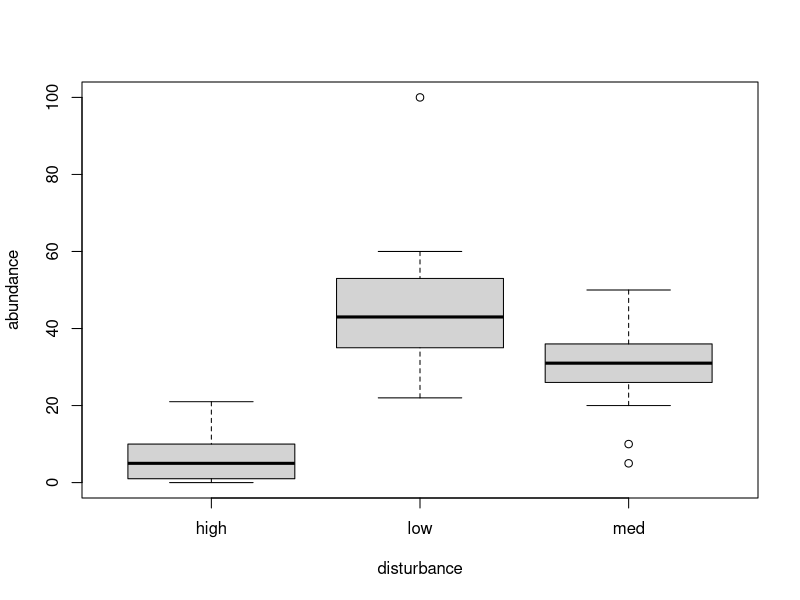
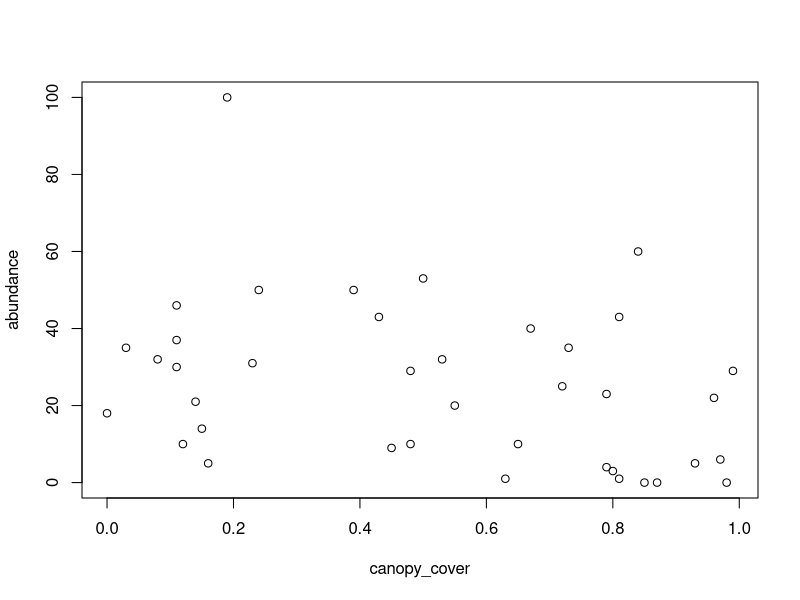
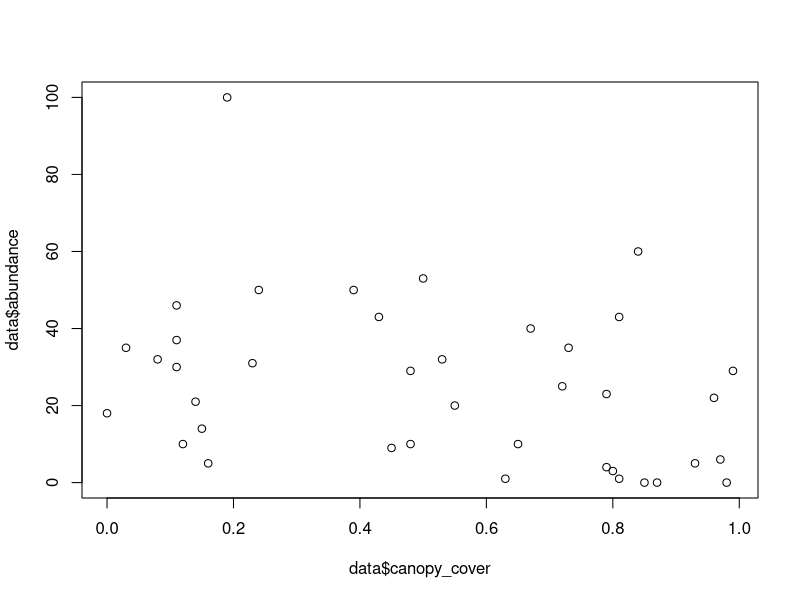
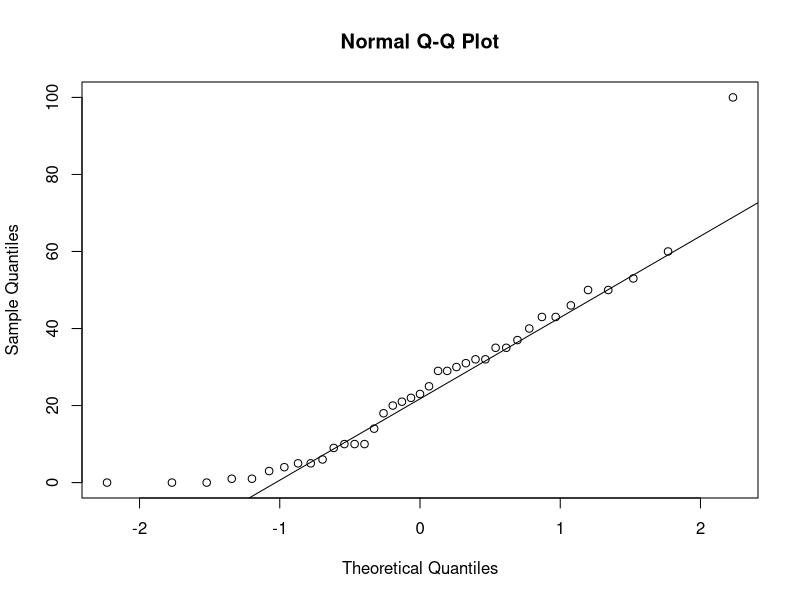
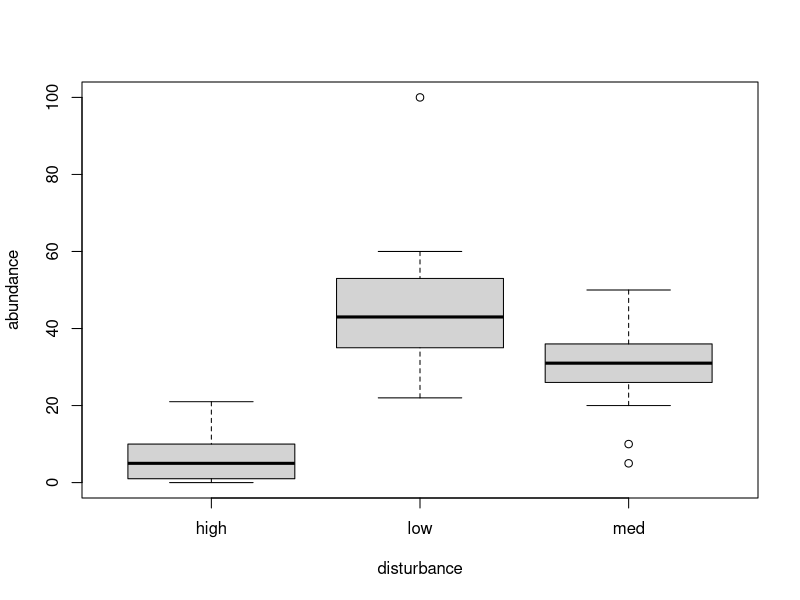
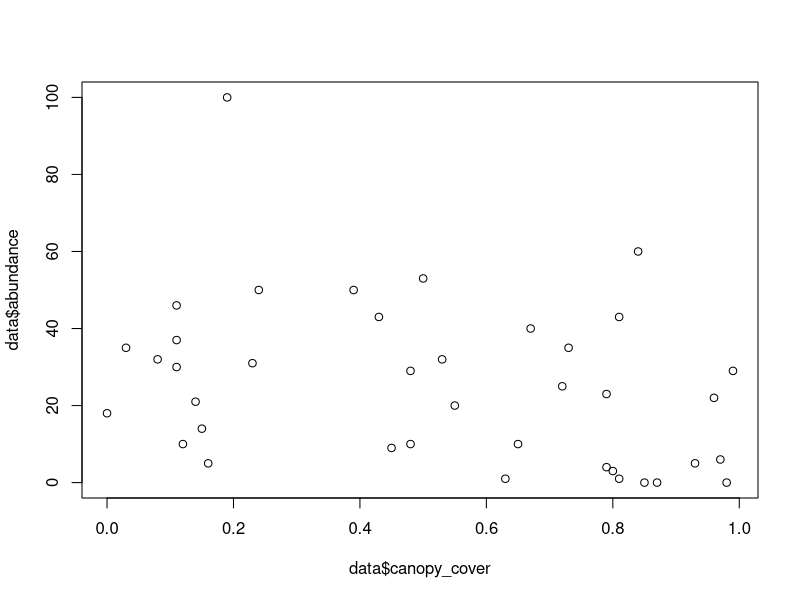
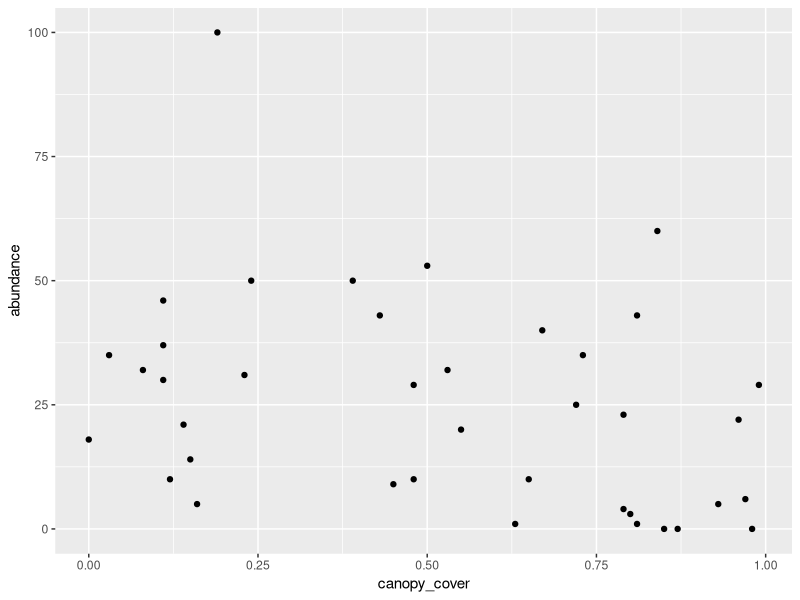
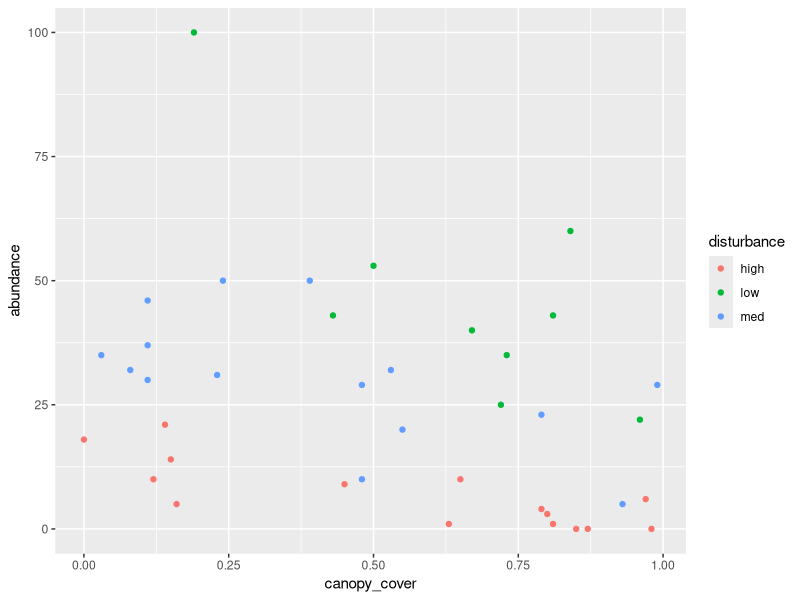

Source code (R) for these figures, in order:
############################################################################################

#Part 1: RStudio 101

#Welcome to R Studio!
#this is a script, saved as a .R file. While you can execute commands directly in the 
#console below, saving your code as a script allows you to come back to it and see what you 
#did at any time


# Annotating code

#Hashtags (#) allow you to make annotations in your .R file. The program will know to ignore
# this text, but these notes will help you later to remember what is happening in your code

#Exercise 1.1:
#Add three lines of notes below, stating what you had for breakfast today, the weather 
#outside and your favorite marine organism. 








# Executing code

#To run code from your R script, press Ctrl+Enter (command-return for mac) or manually click ->Run in the upper righthand corner of the R script. This executes the line or chunk of code the cursor is on, or any highlighted code.

#Exercise 1.2:
#Solve the following equation by copy/pasting it onto a new line
#w/o a hashtag, and executing the script : 453*4.6/2+34


453*4.6/2+34





#'<-' operator

#The '<-' operator assigns a name to any attribute and is used to store data while you are #working. This can be typed as either '<-' or '->' and the name that is being pointed to will #be assigned what is written on the other side.

#Exercise 1.3: execute the following:

test_score <- 34/35*100
test_score







#When you've reached this point, save the script as practice_YOURNAME.R, place your "finished" post-it note on your computer, and wait for everyone to finish.

###########################################################################################

#Part II: Inputting and Organizing Data

# Step 1: Set working directory

#To be able to read in data, R needs to know exactly where the data are. By setting your #working directory in the very beginning of a script, you can give R the location to look for #files to read in. It is also the location where R will save files.

#getwd shows you what your current working directory is.
getwd()

#To set your working directory, modify the following code to the appropriate location on your computer where the sample_data.csv file is
#This is an example of formatting with my directories, but yours will have different names

# On mac
setwd("/Users/AndreaLangeland/Desktop/Rfiles")

# On PC
setwd("C:/Users/AndreaLangeland/Desktop/Rfiles")
#Alternatively go to Session -> Set Working directory -> To source file location


getwd()



# Step 2: read in the data
# import the data file to a data frame called data with the read.csv function.
data <- read.csv("sample_data.csv")


#Note: its always preferable to read in data as a .csv (which stands for "comma separated variable") as opposed to a .xlsx, as it is easier for R to read. You can save files as .csv in Excel

#When you've reached this point, place your "finished" post-it note on your computer, and wait for everyone to finish.

############################################################################################

#Part III: Working with data
#First, we'll load in the package "car" which has some functions we'll be working with

#install.packages('car')
#this function installs a package onto your computer. You only need to do this once

library(car)
#this function loads a package into your R session. You need to do this every time you use this package in a new RStudio session.

#Summmary statistics

#Exercise 3.1:

#First let us look at the data, click on 'Data' in the Environment panel. Familiarize yourself with the data

#The following are useful functions for getting a sense of your data. Execute them, then #look at the help documentation for each.
head(data)
?head

summary(data)
?summary

str(data)
?str
#What information did these functions provide?





#Visualizing data

#you should also do some preliminary graphing to get a sense of your data
#simple functions like boxplot() can help out with this

#Exercise 3.2:
#create the following plots (look at the documentation for the functions) and take a look at your data. From these plots, do you think canopy cover and disturbance affect caterpillar density? Does it look like there are any outliers

boxplot(abundance ~ disturbance, data=data)
?boxplot


plot(abundance ~ canopy_cover, data=data)
#This plot can also be plotted using the following function. This time you do not have to type out "data=data" because you are specifying that "canopy_cover" is pulled from "data" using "$".
plot(data$canopy_cover,data$abundance)
?plot



#Statistical Assumptions

#Exercise 3.3
#does our response variable (caterpillar abundance) follow a normal distribution? If you are unsure of how to interpret the result, look at the shapiro.test documentation or online resources

shapiro.test(data$abundance)
?shapiro.test
#note that to just look at the abundance variable, we call our data file with a "$" and then the variable name


# we can also assess normality visually by looking at a Q-Q plot- a scatter that compares #the data to a perfect normal distribution. The scatter should lie as close to the line as #possible with no obvious pattern coming away from the line for the data to be considered 
# normally distributed. 
qqnorm(data$abundance)
qqline(data$abundance)

?qqline


#Exercise 3.4
#Do our data meet expectations of homogeneity of variance?
data$disturbance <- as.factor(data$disturbance)


leveneTest(data$abundance, group = data$disturbance)
?leveneTest



#When you've reached this point, save the script then place your "finished" post-it note on your computer, and wait for everyone to finish.
###########################################################################################

#Part IV: Statistical analysis
#Exercise 4
#Run the following code to do an ANOVA. Based on the summary of the model, what are our findings?

model1 <- aov(abundance ~ disturbance * canopy_cover, data= data)
summary(model1)



#When you've reached this point, save the script then place your "finished" post-it note on your computer, and wait for everyone to finish.

############################################################################################
#Part V: Graphing

# In part III we did some initial graphing using the boxplot() and plot() functions

boxplot(abundance ~ disturbance, data=data)
?boxplot


plot(data$canopy_cover,data$abundance)
?plot


#now we'll be working with ggplot2 to make more customizable figures. We'll start by installing and loading ggplot2
install.packages('ggplot2')
library(ggplot2)

#Exercise 5.1:
#Here are the two plots I demonstrated in the powerpoint. Execute the code for them and make #sure it works, and that you understand how each component in the function is contributing to the graph output

#version 1
ggplot(data, aes(x=canopy_cover,y=abundance)) +
  geom_point()


#version 2
ggplot(data, aes(x=canopy_cover,y=abundance, color=disturbance)) +
  geom_point()


#Exercise 5.2:
#Attempt to re-create the figure on the powerpoint using a modified version of the function we've been using.

#HINT: you'll need the following elements: 
#functions:levels()
#ggplot elements:geom_smooth(),labs(),scale_color_manual(),theme_minimal()

#Use this guide to help http://www.sthda.com/english/wiki/ggplot2-scatter-plots-quick-start-guide-r-software-and-data-visualization

